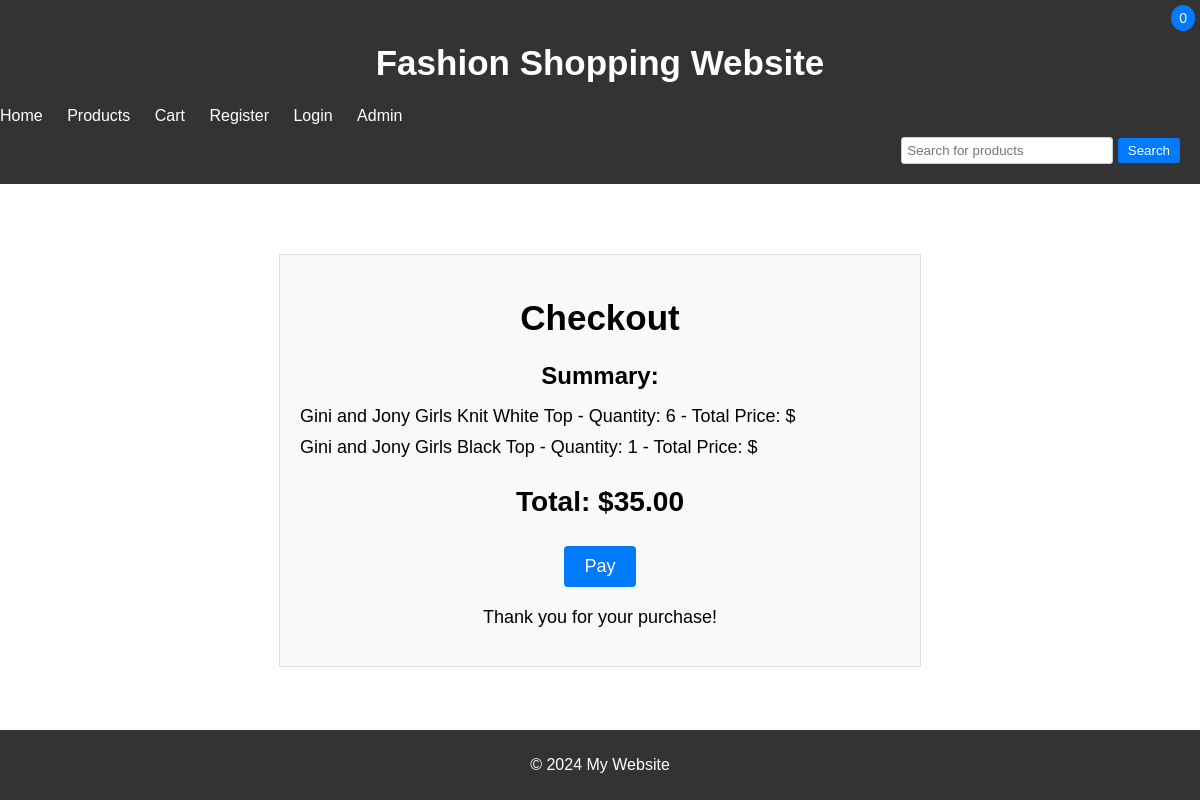
The page /checkout/ on the database as committed earlier.
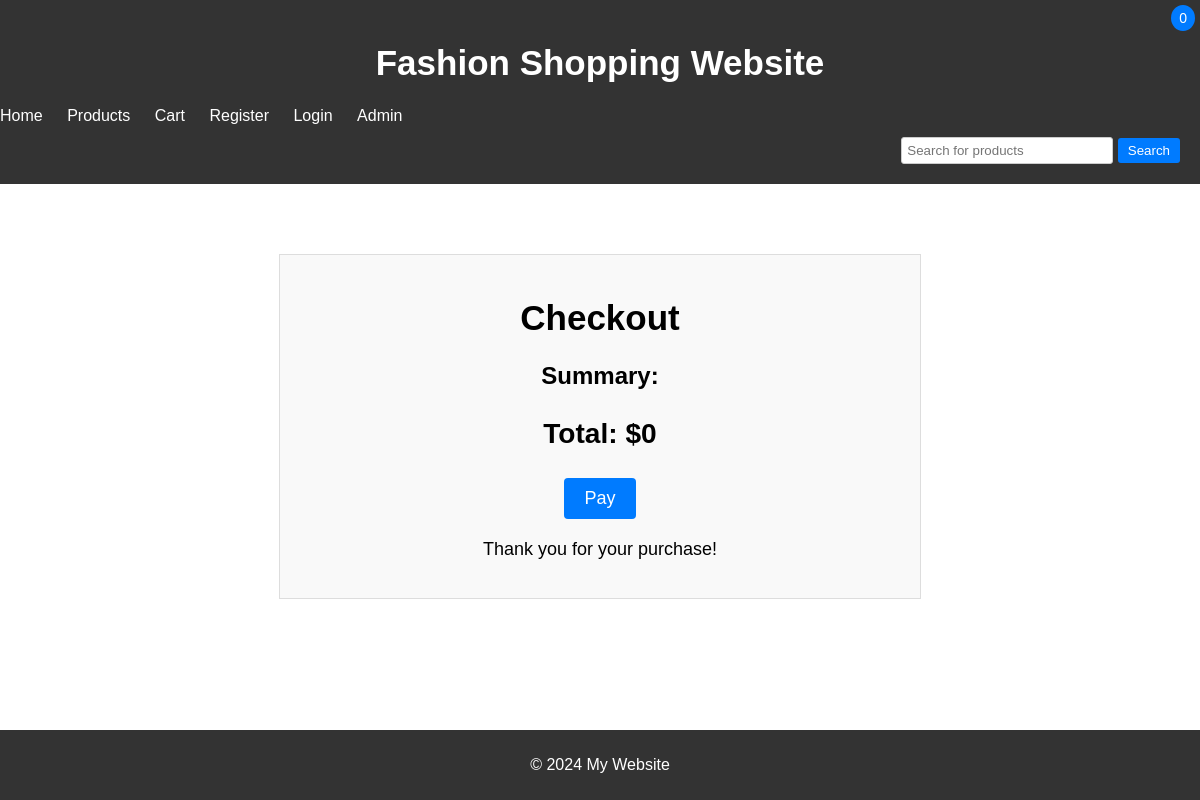
The same page on the database as committed later.
### app/models.py (models this page shows, shortened)
class CartItem(models.Model):
    user = models.ForeignKey(User, on_delete=models.CASCADE, null=True, blank=True)
    product = models.ForeignKey(Product, on_delete=models.CASCADE)
    session_id = models.CharField(max_length=255, null=True, blank=True)
    quantity = models.PositiveIntegerField(default=1)

class Product(models.Model):
    product_id = models.IntegerField(unique=True)
    gender = models.CharField(max_length=100)
    category = models.CharField(max_length=100)
    subcategory = models.CharField(max_length=100)
    product_type = models.CharField(max_length=100)
    colour = models.CharField(max_length=100)
    usage = models.CharField(max_length=100)
    title = models.CharField(max_length=255)
    image = models.ImageField(upload_to='product_images/')
    image_url = models.URLField()
    price = models.DecimalField(max_digits=10, decimal_places=2)  # Add a price field

### app/views.py (the view)
# urls.py: path('checkout/', checkout_view, name='checkout'),  # URL pattern for the checkout page
def checkout_view(request):
    cart_items = get_cart_items(request)
    total_price = calculate_total_price(cart_items)
    return render(request, 'checkout.html', {'cart_items': cart_items, 'total_price': total_price})

### app/views.py (called while the page is built)
def calculate_total_price(cart_items):
    total_price = 0
    for item in cart_items:
        total_price += item.product.price * item.quantity
    return total_price

def get_cart_items(request):
    if request.user.is_authenticated:
        return CartItem.objects.filter(user=request.user)
    else:
        session_key = request.session.session_key
        return CartItem.objects.filter(session_id=session_key)

### app/templates/checkout.html (shortened to what this page needs)
{% extends 'base.html' %}
{% block content %}
<div class="checkout-container">
    <h1>Checkout</h1>
    <div class="summary">
        <h2>Summary:</h2>
        <ul>
            {% for item in cart_items %}
                <li>{{ item.product.title }} - Quantity: {{ item.quantity }} - Total Price: ${{ item.total_price }}</li>
            {% endfor %}
        </ul>
    </div>
    <div class="total">
        <h3>Total: ${{ total_price }}</h3>
    </div>
    <form action="{% url 'purchase' %}" method="post">
        <input type="submit" value="Pay">
    </form>
    <p class="thank-you">Thank you for your purchase!</p>
</div>
{% endblock %}

### app/templates/base.html (shortened to what this page needs)
<!DOCTYPE html>
<html lang="en">
<head>
</head>
<body>
<header>
    <h1>Fashion Shopping Website</h1>
    <nav>
        <ul>
            <li><a href="{% url 'index' %}">Home</a></li>
            <li><a href="{% url 'product_list' %}">Products</a></li>
            <li><a href="{% url 'cart' %}">Cart</a></li>
            <li><a href="{% url 'register' %}">Register</a></li>
            <li><a href="{% url 'login' %}">Login</a></li>
            <li><a href="{% url 'admin:index' %}">Admin</a></li>
        </ul>
    </nav>
    <div class="search-form">
        <form action="{% url 'product_search' %}" method="GET">
            <input type="text" name="query" placeholder="Search for products">
            <button type="submit">Search</button>
        </form>
    </div>
    <div class="cart-icon">
        <a href="{% url 'cart' %}">
            <span class="cart-count">0</span>
        </a>
    </div>
</header>
<main>
    {% block content %}{% endblock %}
</main>
<footer>
    <p>&copy; {% now "Y" %} My Website</p>
</footer>
</body>
</html>

### app/templates/base.html (style rules this page uses)
body { margin: 0; padding: 0; font-family: Arial, sans-serif; }
header { background-color: #333; color: #fff; text-align: center; padding: 20px 0; overflow: hidden; }
nav { float: left; }
nav ul { list-style-type: none; padding: 0; text-align: center; margin: 0; }
nav ul li { display: inline; margin-right: 20px; }
nav ul li a { color: #fff; text-decoration: none; }
.search-form { float: right; margin-top: 10px; margin-right: 20px; }
.search-form input[type="text"] { padding: 5px; width: 200px; border: 1px solid #ccc; border-radius: 3px; }
.search-form button { padding: 5px 10px; background-color: #007bff; color: #fff; border: none; border-radius: 3px; cursor: pointer; }
main { padding: 20px; }
footer { background-color: #333; color: #fff; text-align: center; padding: 10px 0; position: fixed; bottom: 0; width: 100%; }
h1 { font-size: 35px; }
.cart-icon { float: right; margin-top: 20px; margin-right: 20px; }
.cart-count { background-color: #007bff; color: #fff; border-radius: 50%; padding: 5px 8px; font-size: 14px; position: absolute; top: 5px; right: 5px; }

### app/templates/checkout.html (style rules this page uses)
.checkout-container { max-width: 600px; margin: 50px auto; padding: 20px; border: 1px solid #ddd; background-color: #f9f9f9; text-align: center; }
.summary { margin-bottom: 20px; }
.summary h2 { font-size: 24px; margin-bottom: 10px; }
.total { font-size: 24px; margin-top: 20px; }
form { margin-top: 20px; }
input[type="submit"] { background-color: #007bff; color: white; border: none; padding: 10px 20px; text-align: center; text-decoration: none; font-size: 18px; border-radius: 4px; cursor: pointer; transition: background-color 0.3s ease; }
p.thank-you { font-size: 18px; margin-top: 20px; }

Rows that differ between the two databases and show on the page:
removed CartItem: product "Gini and Jony Girls Knit White Top", quantity "6"
removed CartItem: product "Gini and Jony Girls Black Top", quantity "1"
Other text that changed with them:
{{ total_price }}: "35.00" → "0"
